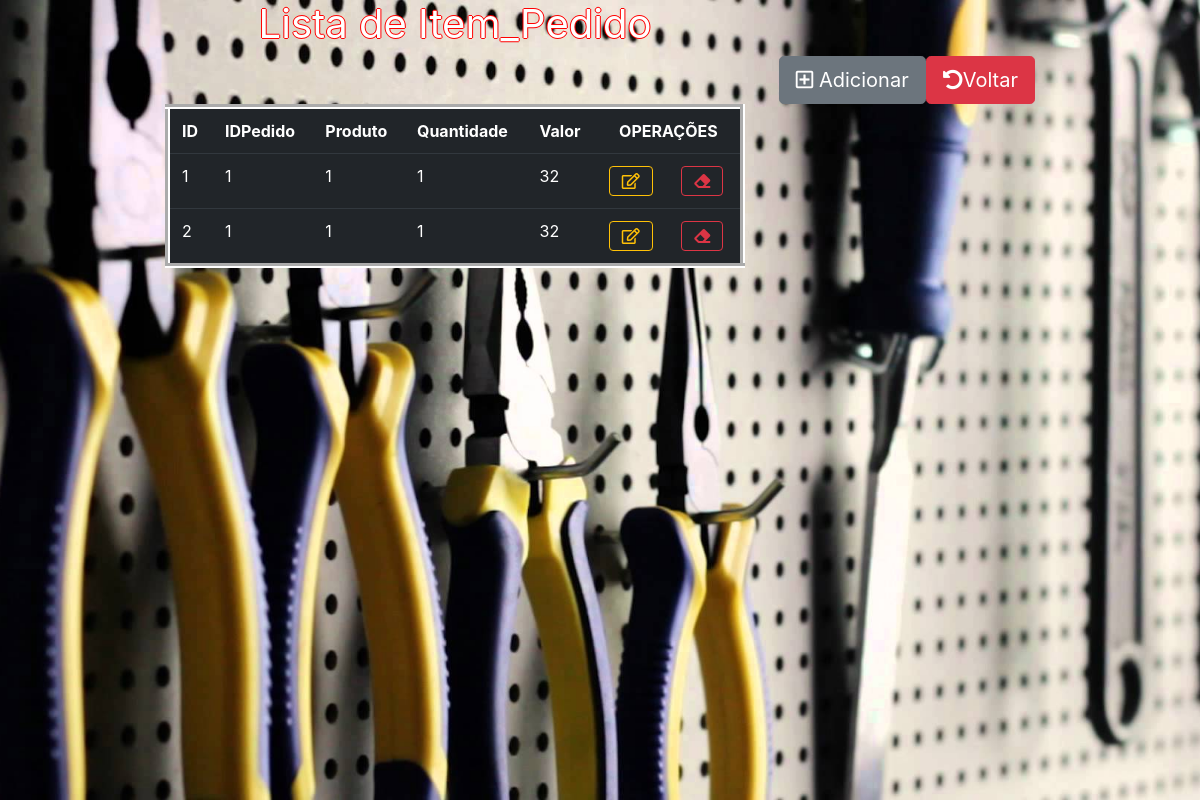
/lstComp.php, run on the app's committed database.
### tables this page shows
CREATE TABLE `item_pedido` (
  `id` int(11) NOT NULL,
  `pedido` int(11) NOT NULL,
  `produto` int(11) NOT NULL,
  `quantidade` int(11) NOT NULL,
  `valor` int(11) NOT NULL
);

### lstComp.php (the view, shortened to what this page needs)
<?php
    $rs = mysql_query("SELECT * FROM item_pedido;");
?>
<html>
    <head>
        <link rel="stylesheet" href="https://stackpath.bootstrapcdn.com/bootstrap/4.1.3/css/bootstrap.min.css">
        <link rel="stylesheet" href="https://use.fontawesome.com/releases/v5.2.0/css/all.css">
        <link rel="stylesheet" type="text/css" href="borda.css">
    </head>
    <body>
        <div id="fullscreen_bg" class="fullscreen_bg">
        <div class="container col-md-9">
        <h1 class="text-white col-md-8" id="inic">Lista de Item_Pedido</h1>
        <button id="btVoltar" name="btVoltar" class="btn btn-danger btn-lg btn float-right" onclick="javascript:location.href='index.html'" value='Voltar'"><i class="fas fa-undo-alt"></i>Voltar</button>
        <button id="btAdc" name="btAdc" class="btn btn-secondary btn-lg btn float-right" onclick="javascript:location.href='frmInsPed.php'" value='Adicionar'"> <i class="far fa-plus-square"></i> Adicionar</button>
        <br>
        <br>
        <table class="table table table-hover table-dark col-md-8" id="tbBorda">
            <tr>
                <th>ID</th>
                <th>IDPedido</th>
                <th>Produto</th>
                <th>Quantidade</th>
                <th>Valor</th>
                <th colspan="2" class="text-center">OPERAÇÕES</th>
            </tr>
            <?php while ($linha = mysql_fetch_array($rs)) {?>
                <tr>
                    <td><?php echo $linha ['id'] ?></td>
                    <td><?php echo $linha ['pedido'] ?> </td>
                    <td><?php echo $linha ['produto']?></td>
                    <td> <?php echo $linha['quantidade'] ?></td>
                    <td><?php echo $linha ['valor'] ?></td>
                    <td>
                        <button id="btEdit" class="btn btn-outline-warning" onclick="javascript:location.href='frmEdtComp.php?id=' +
                        <?php echo $linha['id'] ?>" value='Editar'" > <i class="far fa-edit"></i></button>
                    </td>
                    <td>
                        <button id="btRem" class="btn btn-outline-danger" onclick="javascript:location.href='frmRemPed.php?id=' +
                        <?php echo $linha['id'] ?>" value='Remover'" > <i class="fas fa-eraser"></i></button>
                    </td>
                </tr>
            <?php }?>
        </table>
        </div>
            </div>
    </body>
</html>

### borda.css (style rules this page uses)
#tbBorda { border: 5px groove white; border-width: 5px; }
#inic { text-shadow: 1px 0px 0px red, -1px 0px 0px red, 0px 1px 0px red, 0px -1px 0px red; color: #FFF; font-weight: normal; text-align: center; }
.fullscreen_bg { position: fixed; top: 0; right: 0; bottom: 0; left: 0; background-size: cover; background-position: 50% 50%; background-image: url('alicate.jpg'); background-repeat:repeat; }

### data on the page
item_pedido: id "1", pedido "1", produto "1", quantidade "1", valor "32"
item_pedido: id "2", pedido "1", produto "1", quantidade "1", valor "32"
